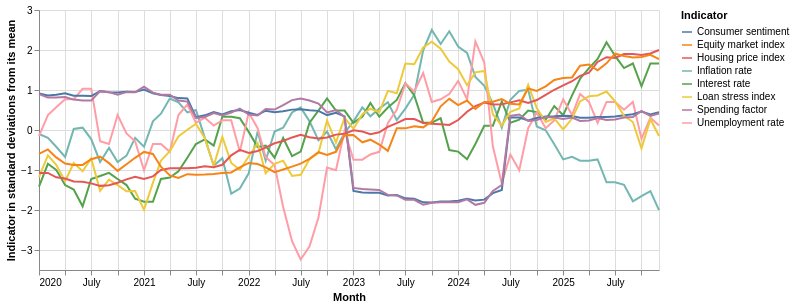

Here is the notebook cell this chart was saved with:
### Code cell
standardised = df[["economic_date"] + INDICATORS].copy()
standardised[INDICATORS] = (standardised[INDICATORS] - standardised[INDICATORS].mean()) / standardised[INDICATORS].std()
long = standardised.melt("economic_date", var_name="indicator", value_name="z")
long["indicator"] = long["indicator"].str.replace("_", " ").str.capitalize()  # readable legend labels
alt.Chart(long).mark_line().encode(
    x=alt.X("economic_date:T", title="Month"),
    y=alt.Y("z:Q", title="Indicator in standard deviations from its mean"),
    color=alt.Color("indicator:N", title="Indicator"),
    tooltip=["economic_date:T", "indicator", alt.Tooltip("z:Q", format=".2f")],
).properties(width=620, height=260)

### Figure 1 — Vega-Lite specification as saved in the notebook (floating-point values rounded to 4 significant figures; data arrays with more than 128 entries replaced by an {"elided": "..."} marker saying what was removed)
{"config": {"view": {"continuousWidth": 300, "continuousHeight": 300}}, "data": {"name": "data-13acfbf0ed3f5969d2cb27bd1769069d"}, "mark": {"type": "line"}, "encoding": {"color": {"field": "indicator", "title": "Indicator", "type": "nominal"}, "tooltip": [{"field": "economic_date", "type": "temporal"}, {"field": "indicator", "type": "nominal"}, {"field": "z", "format": ".2f", "type": "quantitative"}], "x": {"field": "economic_date", "title": "Month", "type": "temporal"}, "y": {"field": "z", "title": "Indicator in standard deviations from its mean", "type": "quantitative"}}, "height": 260, "width": 620, "$schema": "https://vega.github.io/schema/vega-lite/v5.20.1.json", "datasets": {"data-13acfbf0ed3f5969d2cb27bd1769069d": {"elided": "576 records"}}}
